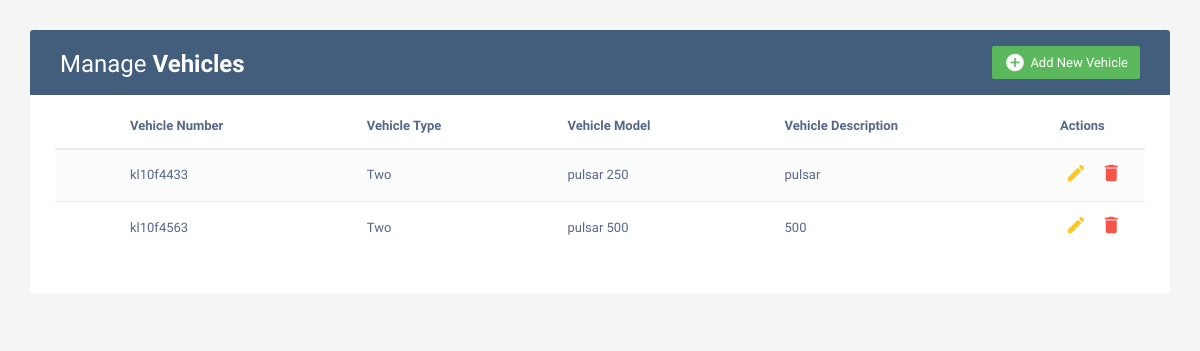
/home/ (signed in), run on an earlier commit of the app's database.
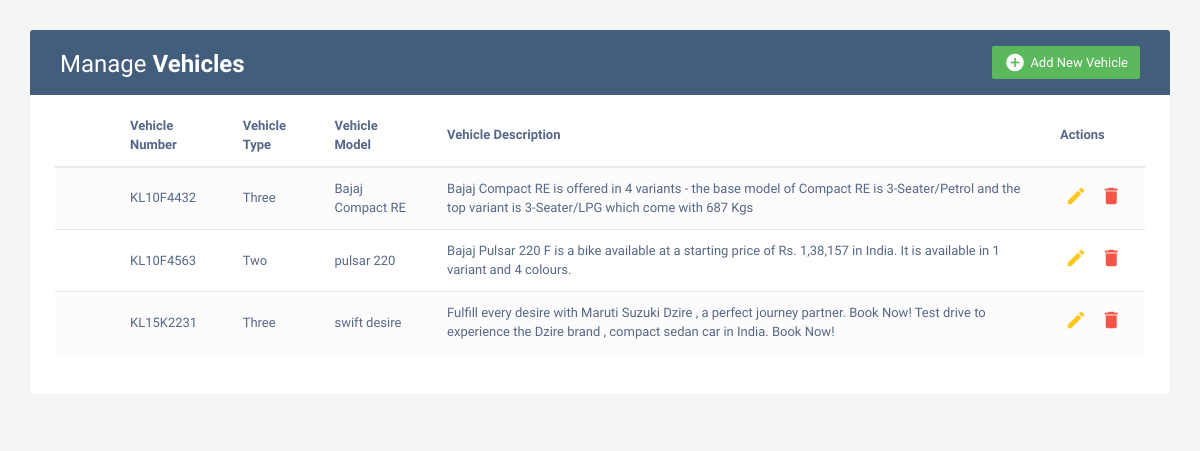
And on a later commit of the database.
### Backend/models.py (models this page shows)
class Vehicle_details(models.Model):
  VEHICLE_TYPES = [
        ('Two', 'Two Wheeler'),
        ('Three', 'Three Wheeler'),
        ('Four', 'Four Wheeler'),
    ]
  vehicle_number=models.CharField(max_length=10,unique=True)
  vehicle_type=models.CharField(max_length=100,choices=VEHICLE_TYPES)
  vehicle_model = models.CharField(max_length=100)
  vehicle_description = models.TextField(null=True)

### Backend/views.py (the view)
# urls.py: path('home/', views.Homepage.as_view(),name="Home"),
class Homepage(PermissionRequiredMixin,View):
    permission_required="Backend.view_vehicle_details"
    template="index.html"
    def get(self,request):
        data=Vehicle_details.objects.all()
        context={
            'data':data
        }
        return render(request,self.template,context)

### Backend/Templates/index.html (shortened to what this page needs)
<!DOCTYPE html>
<html lang="en">
<head>
<link rel="stylesheet" href="https://maxcdn.bootstrapcdn.com/font-awesome/4.7.0/css/font-awesome.min.css">
<link rel="stylesheet" href="https://maxcdn.bootstrapcdn.com/bootstrap/3.3.7/css/bootstrap.min.css">
</head>
<body>
    <div class="container">
		<div class="table-responsive">
			<div class="table-wrapper">
				<div class="table-title">
					<div class="row">
						<div class="col-xs-6">
							<h2>Manage <b>Vehicles</b></h2>
						</div>
						<div class="col-xs-6">
							{% if perms.Backend.delete_vehicle_details %}
							<a href="#addVehicleModal" class="btn btn-success" data-toggle="modal"><i class="material-icons">&#xE147;</i> <span>Add New Vehicle</span></a>
							{% endif %}
						</div>
					</div>
				</div>
				<table class="table table-striped table-hover">
					<thead>
						<tr>
							<th>
							</th>
							<th>Vehicle Number</th>
							<th>Vehicle Type</th>
							<th>Vehicle Model</th>
							<th>Vehicle Description</th>
							{% if perms.Backend.add_vehicle_details %}
							<th>Actions</th>
							{% endif %}
						</tr>
					</thead>
					<tbody>
						{% for i in data %}
						<tr>
							<td>
							</td>
							<td>{{i.vehicle_number}}</td>
							<td>{{i.vehicle_type}}</td>
							<td>{{i.vehicle_model}}</td>
							<td>{{i.vehicle_description}}</td>
							<td>
                                {% if perms.Backend.change_vehicle_details %}
								<a href="#editVehicleModal" class="edit" data-toggle="modal" data-vehicle_number="{{i.vehicle_number}}"
								data-vehicle_type="{{i.vehicle_type}}" data-vehicle_model="{{i.vehicle_model}}" data-vehicle_description=
								"{{i.vehicle_description}}" data-dataid="{{i.id}}"><i class="material-icons" data-toggle="tooltip" title="Edit">&#xE254;</i></a>
								{% endif %}
								{% if perms.Backend.delete_vehicle_details %}
								<a href="#deleteVehicleModal" class="delete" data-toggle="modal" data-dataid="{{i.id}}">
									<i class="material-icons" data-toggle="tooltip" title="Delete">&#xE872;</i></a>
									{% endif %}
							</td>
						</tr>
						{% endfor %}
					</tbody>
				</table>
		</div>
    </div>
</body>
</html>

### Backend/Templates/index.html (style rules this page uses)
body { color: #566787; background: #f5f5f5; font-family: 'Varela Round', sans-serif; font-size: 13px; }
.table-responsive { margin: 30px 0; }
.table-wrapper { min-width: 1000px; background: #fff; padding: 20px 25px; border-radius: 3px; box-shadow: 0 1px 1px rgba(0,0,0,.05); }
.table-title { padding-bottom: 15px; background: #435d7d; color: #fff; padding: 16px 30px; margin: -20px -25px 10px; border-radius: 3px 3px 0 0; }
.table-title h2 { margin: 5px 0 0; font-size: 24px; }
.table-title .btn { color: #fff; float: right; font-size: 13px; border: none; min-width: 50px; border-radius: 2px; border: none; outline: none !important; margin-left: 10px; }
.table-title .btn i { float: left; font-size: 21px; margin-right: 5px; }
.table-title .btn span { float: left; margin-top: 2px; }
table.table tr th, table.table tr td { border-color: #e9e9e9; padding: 12px 15px; vertical-align: middle; }
table.table tr th:first-child { width: 60px; }
table.table tr th:last-child { width: 100px; }
table.table-striped tbody tr:nth-of-type(odd) { background-color: #fcfcfc; }
table.table td:last-child i { opacity: 0.9; font-size: 22px; margin: 0 5px; }
table.table td a { font-weight: bold; color: #566787; display: inline-block; text-decoration: none; outline: none !important; }
table.table td a.edit { color: #FFC107; }
table.table td a.delete { color: #F44336; }
table.table td i { font-size: 19px; }

What changed in the data, as far as the page shows it:
changed Vehicle_details: vehicle_number "kl10f4433" → "KL10F4432"; vehicle_type "Two" → "Three"; vehicle_model "pulsar 250" → "Bajaj Compact RE"; vehicle_description "pulsar" → "Bajaj Compact RE is offered in 4 variants - the base model of Compact RE is 3-Seater/Petrol and the top variant is 3-Seater/LPG which come with 687 Kgs"
changed Vehicle_details "Two": vehicle_number "kl10f4563" → "KL10F4563"; vehicle_model "pulsar 500" → "pulsar 220"; vehicle_description "500" → "Bajaj Pulsar 220 F is a bike available at a starting price of Rs. 1,38,157 in India. It is available in 1 variant and 4 colours."
added Vehicle_details: vehicle_number "KL15K2231", vehicle_type "Three", vehicle_model "swift desire", vehicle_description "Fulfill every desire with Maruti Suzuki Dzire , a perfect journey partner. Book Now! Test drive to experience the Dzire brand , compact sedan car in India. Book Now!"
